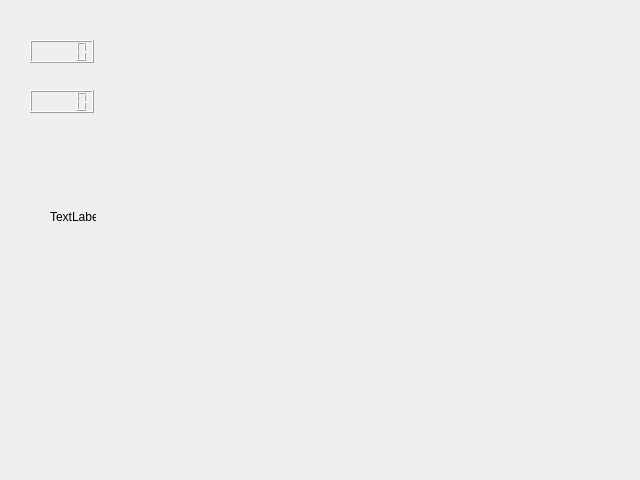
<?xml version="1.0" encoding="UTF-8"?>
<ui version="4.0">
 <class>Form</class>
 <widget class="QWidget" name="Form">
  <property name="geometry">
   <rect>
    <x>0</x>
    <y>0</y>
    <width>640</width>
    <height>480</height>
   </rect>
  </property>
  <property name="windowTitle">
   <string>Form</string>
  </property>
  <widget class="QLCDNumber" name="n1">
   <property name="geometry">
    <rect>
     <x>30</x>
     <y>40</y>
     <width>64</width>
     <height>23</height>
    </rect>
   </property>
  </widget>
  <widget class="QLCDNumber" name="n2">
   <property name="geometry">
    <rect>
     <x>30</x>
     <y>90</y>
     <width>64</width>
     <height>23</height>
    </rect>
   </property>
  </widget>
  <widget class="QLabel" name="q1">
   <property name="geometry">
    <rect>
     <x>50</x>
     <y>210</y>
     <width>46</width>
     <height>13</height>
    </rect>
   </property>
   <property name="text">
    <string>TextLabel</string>
   </property>
  </widget>
 </widget>
 <resources/>
 <connections/>
</ui>
